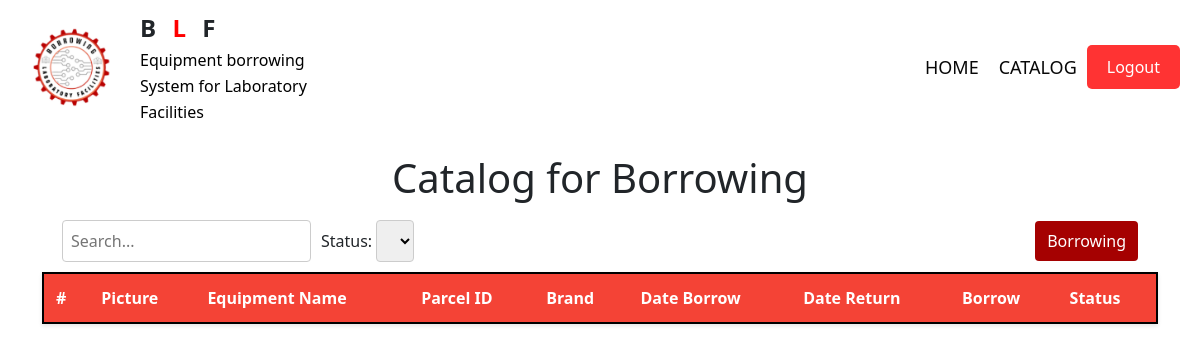
/catalog_user/, run on an earlier commit of the app's database.
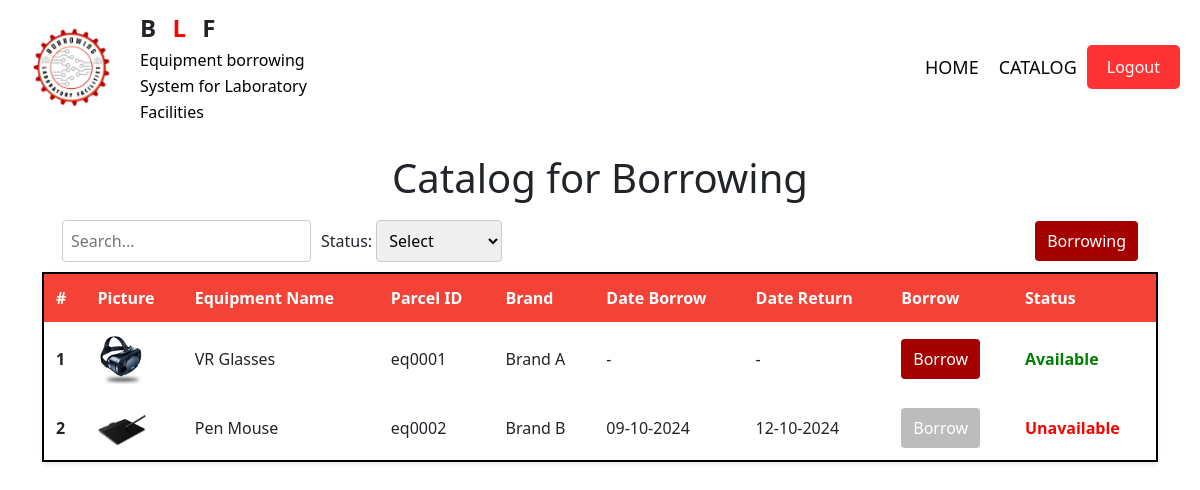
And on a later commit of the database.
### myapp/models.py (models this page shows, shortened)
class Equipment(models.Model):
    equipment_id = models.AutoField(primary_key=True)
    image = models.ImageField(upload_to='images/', default='media/images/default.jpg')
    name = models.CharField(max_length=100)
    parcel_id = models.CharField(max_length=20)
    brand = models.CharField(max_length=100)
    status = models.BooleanField(default=False)
    date_borrow = models.DateField(null=True, blank=True, help_text="Date when the item was borrowed")
    date_return = models.DateField(null=True, blank=True, help_text="Date when the item is returned")
    borrower = models.ForeignKey(Student, on_delete=models.CASCADE, null=True, blank=True)
    class Meta:
        constraints = [
            models.UniqueConstraint(fields=['parcel_id'], name='unique_parcel_id')
        ]

### myapp/views.py (the view, shortened to what this page needs)
# urls.py: path("catalog_user/", views.catalog_user, name="catalog_user"),
def catalog_user(request):
    all_equipment = Equipment.objects.all()
    all_status = Status.objects.all()
    selected_status = request.POST.get('filter')
    print(selected_status)
    return render(request, "catalog_user.html", {
        "all_equipment": all_equipment,
        "all_status": all_status,
        "selected_status": selected_status,
        })

### myapp/templates/catalog_user.html (shortened to what the changed rows need)
{% load static %}
<!DOCTYPE html>
<html lang="en">
<head>
    <link rel="stylesheet" href="{% static 'catalog_user.css' %}">
    <link href="https://cdn.jsdelivr.net/npm/bootstrap@5.3.3/dist/css/bootstrap.min.css" rel="stylesheet">
</head>
<body>
    <div class="container">
        <h1>Catalog for Borrowing</h1>
        <header>
            <div class="header-left">
                <form action="" method="post">
                    <span>Status: </span>
                    <select id="status-dropdown" name="filter" onchange="this.form.submit();">
                        {% for status in all_status %}
                            <option value="{{ status.name }}">
                                {{ status.name }}
                            </option>
                        {% endfor %}
                    </select>
                </form>
            </div>
        </header>
        <table>
            <thead>
                <tr>
                    <th scope="col">#</th>
                    <th scope="col">Picture</th>
                    <th scope="col">Equipment Name</th>
                    <th scope="col">Parcel ID</th>
                    <th scope="col">Brand</th>
                    <th scope="col">Date Borrow</th>
                    <th scope="col">Date Return</th>
                    <th scope="col">Borrow</th>
                    <th scope="col">Status</th>
                </tr>
            </thead>
            <tbody>
                {% for equipment in all_equipment %}
                    <tr>
                        <th scope="row">{{ forloop.counter }}</th>
                        <td><img src="{{ equipment.image.url }}" alt="{{ equipment.name }}"></td>
                        <td>{{ equipment.name }}</td>
                        <td>{{ equipment.parcel_id }}</td>
                        <td>{{ equipment.brand }}</td>
                        <td>
                            {% if equipment.date_borrow %}
                                {{ equipment.date_borrow|date:"d-m-Y" }}
                            {% else %}
                                -
                            {% endif %}
                        </td>
                        <td>
                            {% if equipment.date_return %}
                                {{ equipment.date_return|date:"d-m-Y" }}
                            {% else %}
                                -
                            {% endif %}
                        </td>
                        <td>
                            {% if equipment.status %}
                                <form action="{% url 'borrow_request' %}" method="get">
                                    <button id="disabled-button" type="submit" disabled>Borrow</button>
                                </form>
                            {% else %}
                                <form action="{% url 'borrow_request' %}" method="get">
                                    <button id="request-button" type="submit">Borrow</button>
                                </form>
                            {% endif %}
                        </td>
                        <td>
                            {% if equipment.status %}
                                <span class="status unavailable">Unavailable</span>
                            {% else %}
                                <span class="status available">Available</span>
                            {% endif %}
                        </td>
                    </tr>
                {% endfor %}
            </tbody>
        </table>
    </div>
</body>
</html>

What changed in the data, as far as the page shows it:
added Equipment: image (picture), name "VR Glasses", parcel_id "eq0001", brand "Brand A", status "Borrow"
added Equipment: image (picture), name "Pen Mouse", parcel_id "eq0002", brand "Brand B", date_borrow "09-10-2024", date_return "12-10-2024", status "Borrow"
Also different on the page:
form field filter: (not shown) → "Select"
